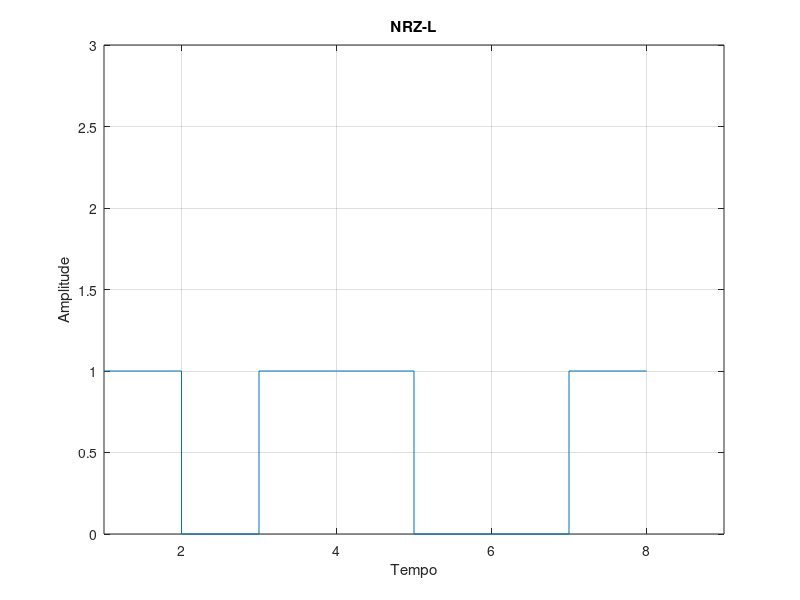

This figure's MATLAB source:
% DECODER %

% DIGITAL DATA, DIGITAL SIGNALS

x = [0 1 0 0 1 1 0 0 ] % Book's example
	
function ans = NRZ_L( signal_vector )
    n = length( signal_vector )
    for( k = 1:n )
      if( signal_vector(k) == 0 ) ans(k) = 1 else ans(k) = 0 end
    endfor
    
    % PLOTTING FUNCTION

    stairs(ans)
    title("NRZ-L")
    xlabel("Tempo")
    ylabel("Amplitude")
    axis([1 9 0 3]) % Parameters: ([x_lo x_hi y_lo y_hi])
    grid

endfunction


function ans = BIPOLAR_AMI( signal_vector )
    n = length( signal_vector )
    last_number_one = 0; % ZERO indicates last number one was NEGATIVE
    for( k = 1:n )
      if ( signal_vector(k) == 0 ) 
        ans(k) = 0
      elseif( signal_vector(k) == 1 && last_number_one == 0 )
        last_number_one = 1
        ans(k) = 1
      else
          last_number_one = 0
          ans(k) = -1
      endif
    endfor
endfunction

function ans = MANCHESTER( signal_vector )
    n = length( signal_vector )
    j = 0
    for( k = 1:n )
      if ( signal_vector(k) == 0 ) 
          ans(k+j) = 1
          j++
          ans(k+j) = 0
      else
          ans(k+j) = 0
          j++
          ans(k+j) = 1
      endif
    endfor
endfunction

NRZ_L( x )
